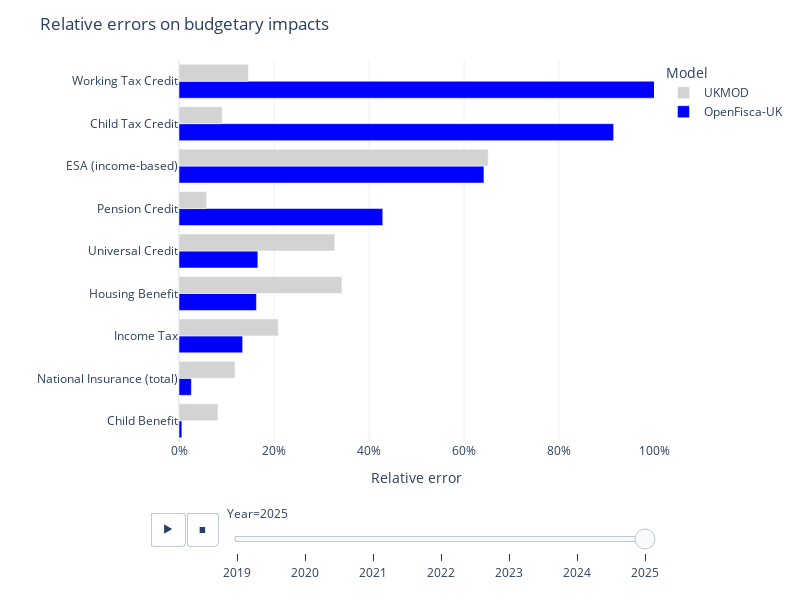

The cell this chart's notebook holds for it:
### Code cell
pd.set_option("display.max_colwidth", 0)
pd.set_option("display.max_rows", 500)


def error_chart(table, title=None):
    hovertemplate = "<b>%{customdata[4]} in %{customdata[3]}</b><br>Error: %{x}<br>Official: £%{customdata[2]}bn<br>OpenFisca-UK: £%{customdata[0]}bn<br>UKMOD: £%{customdata[1]}bn"
    table = table.replace("", np.nan).dropna(axis=0)
    table[[OPENFISCA_UK, UKMOD]] = table[[OPENFISCA_UK, UKMOD]].abs() / 1e2
    fig = (
        px.bar(
            table.sort_values(["Year", OPENFISCA_UK]),
            x=[OPENFISCA_UK, UKMOD],
            y="Program",
            orientation="h",
            animation_frame="Year",
            barmode="group",
            color_discrete_map={
                OPENFISCA_UK: "blue",
                UKMOD: "lightgrey",
            },
            custom_data=[
                "OpenFisca-UK budgetary impact",
                "UKMOD budgetary impact",
                "External budgetary impact",
                "Year",
                "Program",
            ],
        )
        .update_layout(
            width=800,
            height=600,
            xaxis_tickformat=".0%",
            xaxis_title="Relative error",
            title=title,
            xaxis_range=(0, 1),
            template="plotly_white",
            legend_title="Model",
            yaxis_title="",
            legend_traceorder="reversed",
        )
        .update_traces(hovertemplate=hovertemplate)
    )
    for frame in fig.frames:
        for data in frame.data:
            data.hovertemplate = hovertemplate
    return fig


error_chart(
    tables_to_model_comparisons(
        {
            "": model_validation_table(
                relative_budgetary_impact_error,
                models=[OPENFISCA_UK, UKMOD],
                divisor=1e-2,
                decimals=1,
            ),
            "budgetary impact": model_validation_table(
                budgetary_impact, divisor=1e9, decimals=1
            ),
        }
    ),
    title="Relative errors on budgetary impacts",
)

### Figure 1 — Plotly figure (JSON) as saved in the notebook; plotly's stock layout.template omitted (floating-point values rounded to 4 significant figures)
{"data": [{"alignmentgroup": "True", "customdata": [[11.6, 12.6, 11.6, 2025, "Child Benefit"], [167.6, 151.9, 172.1, 2025, "National Insurance (total)"], [205.6, 187.9, 237.5, 2025, "Income Tax"], [8.5, 6.7, 10.2, 2025, "Housing Benefit"], [56.7, 45.6, 68, 2025, "Universal Credit"], [2.4, 4.5, 4.2, 2025, "Pension Credit"], [1.3, 1.2, 3.5, 2025, "ESA (income-based)"], [2.6, 1.5, 1.3, 2025, "Child Tax Credit"], [0.9, 0.4, 0.4, 2025, "Working Tax Credit"]], "hovertemplate": "<b>%{customdata[4]} in %{customdata[3]}</b><br>Error: %{x}<br>Official: £%{customdata[2]}bn<br>OpenFisca-UK: £%{customdata[0]}bn<br>UKMOD: £%{customdata[1]}bn", "legendgroup": "OpenFisca-UK", "marker": {"color": "blue", "pattern": {"shape": ""}}, "name": "OpenFisca-UK", "offsetgroup": "OpenFisca-UK", "orientation": "h", "showlegend": true, "textposition": "auto", "type": "bar", "x": [0.006, 0.026, 0.134, 0.163, 0.166, 0.429, 0.642, 0.915, 1.316], "xaxis": "x", "y": ["Child Benefit", "National Insurance (total)", "Income Tax", "Housing Benefit", "Universal Credit", "Pension Credit", "ESA (income-based)", "Child Tax Credit", "Working Tax Credit"], "yaxis": "y"}, {"alignmentgroup": "True", "customdata": [[11.6, 12.6, 11.6, 2025, "Child Benefit"], [167.6, 151.9, 172.1, 2025, "National Insurance (total)"], [205.6, 187.9, 237.5, 2025, "Income Tax"], [8.5, 6.7, 10.2, 2025, "Housing Benefit"], [56.7, 45.6, 68, 2025, "Universal Credit"], [2.4, 4.5, 4.2, 2025, "Pension Credit"], [1.3, 1.2, 3.5, 2025, "ESA (income-based)"], [2.6, 1.5, 1.3, 2025, "Child Tax Credit"], [0.9, 0.4, 0.4, 2025, "Working Tax Credit"]], "hovertemplate": "<b>%{customdata[4]} in %{customdata[3]}</b><br>Error: %{x}<br>Official: £%{customdata[2]}bn<br>OpenFisca-UK: £%{customdata[0]}bn<br>UKMOD: £%{customdata[1]}bn", "legendgroup": "UKMOD", "marker": {"color": "lightgrey", "pattern": {"shape": ""}}, "name": "UKMOD", "offsetgroup": "UKMOD", "orientation": "h", "showlegend": true, "textposition": "auto", "type": "bar", "x": [0.082, 0.118, 0.209, 0.343, 0.328, 0.058, 0.651, 0.091, 0.146], "xaxis": "x", "y": ["Child Benefit", "National Insurance (total)", "Income Tax", "Housing Benefit", "Universal Credit", "Pension Credit", "ESA (income-based)", "Child Tax Credit", "Working Tax Credit"], "yaxis": "y"}], "layout": {"barmode": "group", "height": 600, "legend": {"title": {"text": "Model"}, "tracegroupgap": 0, "traceorder": "reversed"}, "margin": {"t": 60}, "sliders": [{"active": 6, "currentvalue": {"prefix": "Year="}, "len": 0.9, "pad": {"b": 10, "t": 60}, "steps": [{"args": [["2019"], {"frame": {"duration": 0, "redraw": true}, "fromcurrent": true, "mode": "immediate", "transition": {"duration": 0, "easing": "linear"}}], "label": "2019", "method": "animate"}, {"args": [["2020"], {"frame": {"duration": 0, "redraw": true}, "fromcurrent": true, "mode": "immediate", "transition": {"duration": 0, "easing": "linear"}}], "label": "2020", "method": "animate"}, {"args": [["2021"], {"frame": {"duration": 0, "redraw": true}, "fromcurrent": true, "mode": "immediate", "transition": {"duration": 0, "easing": "linear"}}], "label": "2021", "method": "animate"}, {"args": [["2022"], {"frame": {"duration": 0, "redraw": true}, "fromcurrent": true, "mode": "immediate", "transition": {"duration": 0, "easing": "linear"}}], "label": "2022", "method": "animate"}, {"args": [["2023"], {"frame": {"duration": 0, "redraw": true}, "fromcurrent": true, "mode": "immediate", "transition": {"duration": 0, "easing": "linear"}}], "label": "2023", "method": "animate"}, {"args": [["2024"], {"frame": {"duration": 0, "redraw": true}, "fromcurrent": true, "mode": "immediate", "transition": {"duration": 0, "easing": "linear"}}], "label": "2024", "method": "animate"}, {"args": [["2025"], {"frame": {"duration": 0, "redraw": true}, "fromcurrent": true, "mode": "immediate", "transition": {"duration": 0, "easing": "linear"}}], "label": "2025", "method": "animate"}], "x": 0.1, "xanchor": "left", "y": 0, "yanchor": "top"}], "title": {"text": "Relative errors on budgetary impacts"}, "updatemenus": [{"buttons": [{"args": [null, {"frame": {"duration": 500, "redraw": true}, "fromcurrent": true, "mode": "immediate", "transition": {"duration": 500, "easing": "linear"}}], "label": "&#9654;", "method": "animate"}, {"args": [[null], {"frame": {"duration": 0, "redraw": true}, "fromcurrent": true, "mode": "immediate", "transition": {"duration": 0, "easing": "linear"}}], "label": "&#9724;", "method": "animate"}], "direction": "left", "pad": {"r": 10, "t": 70}, "showactive": false, "type": "buttons", "x": 0.1, "xanchor": "right", "y": 0, "yanchor": "top"}], "width": 800, "xaxis": {"anchor": "y", "domain": [0, 1], "range": [0, 1], "tickformat": ".0%", "title": {"text": "Relative error"}, "type": "linear"}, "yaxis": {"anchor": "x", "autorange": true, "domain": [0, 1], "range": [-0.5, 8.5], "title": {"text": ""}, "type": "category"}}}
